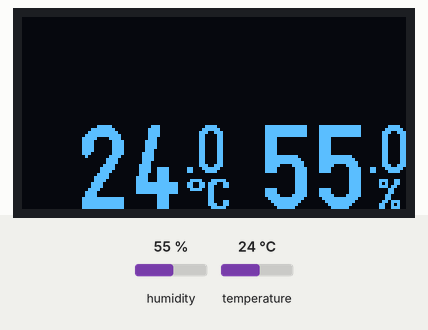
Simulated run of this sketch. Board: Arduino Uno, built with avr-gcc and run on an emulated ATmega328P. Shown: 128×64 one-colour display. Inputs (shaded band) come from the test bench; at power-on: humidity 55 %, temperature 24 °C.

Above: at 3.1 s.
3.2 s: humidity set to 22 %
At 5.5 s:
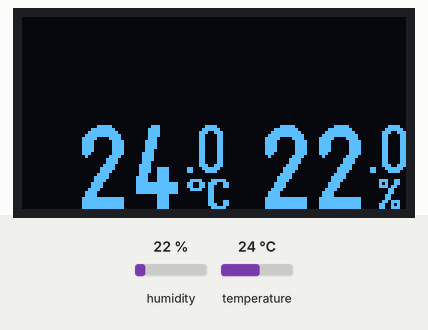
6.3 s: temperature set to 12 °C
At 7.9 s:
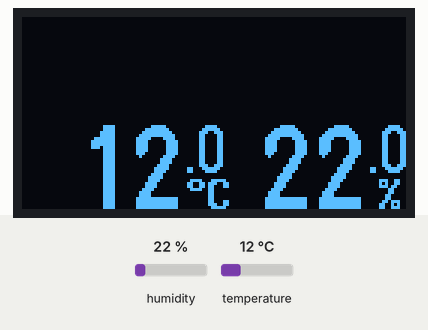
9.4 s: humidity set to 40 %
At 12.2 s:
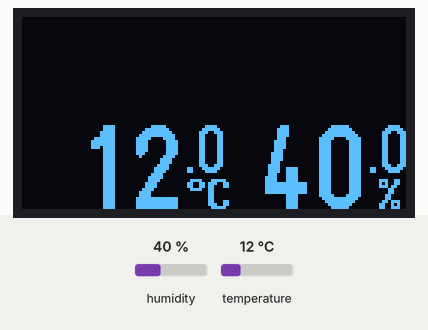
13.2 s: temperature set to 19 °C
At 14.4 s:
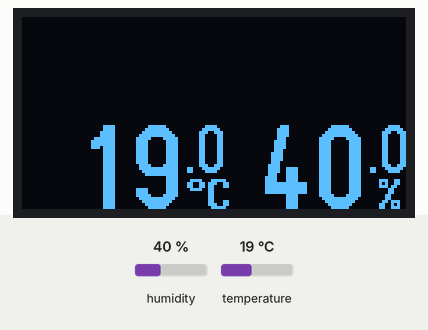
Timing chart, 0 to 16.2 s (numbered marks = the images above; inputs shaded):
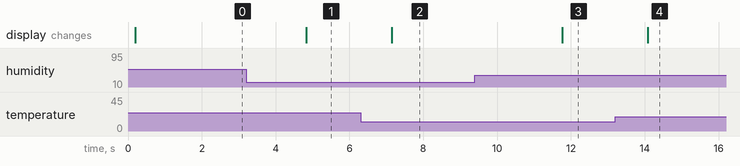

Measured:
- after the input at 3.2 s, the display: changes after 1.6 s (image 1)
- after the input at 6.3 s, the display: changes after 0.84 s (image 2)
- after the input at 9.4 s, the display: changes after 2.4 s (image 3)
- after the input at 13.2 s, the display: changes after 0.87 s (image 4)

The sketch:

oled.ino
```cpp
#include <Arduino.h>
#include <U8g2lib.h>
#include <SPI.h>
#include <Wire.h>
#include <DHT.h>

U8G2_SSD1306_128X64_NONAME_2_SW_I2C u8g2(U8G2_R0, A5, A4);
DHT dht(8, DHT22);

void setup()
{
  u8g2.begin();
  Serial.begin(9600);
  dht.begin();
}

float get_temp()
{
  float t = dht.readTemperature();
  if(isnan(t)) {return -999;}
  else {return t;}
}

float get_hum()
{
  float h = dht.readHumidity();
  if(isnan(h)) {return -999;}
  else {return h;}
}

void get_integer(char *string, char *integer)
{
  for(int i=0;i<strlen(string);i++)
  {
    if(string[i] != '.')
    {
      integer[i] = string[i];
    }
    else
    {
    integer[i] = '\0';
    return;
    }
  }
}

void get_decimal(char *string, char *decimal)
{
  for(int i=0;i<strlen(string);i++)
  {
    if(string[i] == '.')
    {
      decimal[0] = string[i+1];
      decimal[1] = '\0';
      return;
    }
  }
}


float current_temp, current_hum;
int text_width, dot_width, decimal_width, integer_width;
char current_title[16] = "               "; char title[16];

void loop()
{
  current_temp = get_temp();
  current_hum = get_hum();

  /*DISPLAY INSTRUCTIONS*/
  u8g2.firstPage();
  do
  {
    char buf[6], integer[4], decimal[2];

    /*TEMP*/
    if(current_temp != -999)
    {
      dtostrf(current_temp, 5, 1, buf);
      get_integer(buf, integer);
      get_decimal(buf, decimal);
      u8g2.setFont(u8g2_font_logisoso28_tf);
      u8g2.drawStr(0,64,integer);
      text_width = u8g2.getStrWidth(integer);

      u8g2.setFont(u8g2_font_logisoso16_tn);
      dot_width = u8g2.getStrWidth(".");
      u8g2.drawStr(text_width + 1,52,".");
      u8g2.drawStr(text_width + 2 + dot_width, 52, decimal);

      u8g2.setFont(u8g2_font_8x13B_tf);
      u8g2.drawUTF8(text_width + 2, 64, "°C");

    }
    /*HUM*/
    if(current_hum != -999)
    {
      dtostrf(current_hum, 5, 1, buf);
      get_integer(buf, integer);
      get_decimal(buf, decimal);

      u8g2.setFont(u8g2_font_logisoso16_tn);
      decimal_width = u8g2.getStrWidth(decimal);
      u8g2.drawStr(128 - decimal_width, 52, decimal);
      u8g2.drawStr(128 - decimal_width - dot_width - 1, 52, ".");

      u8g2.setFont(u8g2_font_8x13B_tf);
      u8g2.drawUTF8(128 - decimal_width, 64, "%");

      u8g2.setFont(u8g2_font_logisoso28_tf);
      integer_width = u8g2.getStrWidth(integer);
      u8g2.drawStr(128 - decimal_width - integer_width - dot_width - 2, 64, integer);


    }

/* //Get title of the music from foobar
    if(Serial.available())
    {
    strcpy(title," ");
    String s;
    s = Serial.readStringUntil('\n');
    s.toCharArray(title, 16);
    strcpy(current_title, title);
    u8g2.setFont(u8g2_font_logisoso16_tf);
    u8g2.drawStr(0, 16, title);
    Serial.println(title);
    }
    else
    {
    u8g2.setFont(u8g2_font_logisoso16_tf);
    u8g2.drawStr(0, 16, current_title);
    }
*/


  } while (u8g2.nextPage());
  /*END OF DISPLAY INSTRUCTIONS*/

  delay(1000);
}
```
